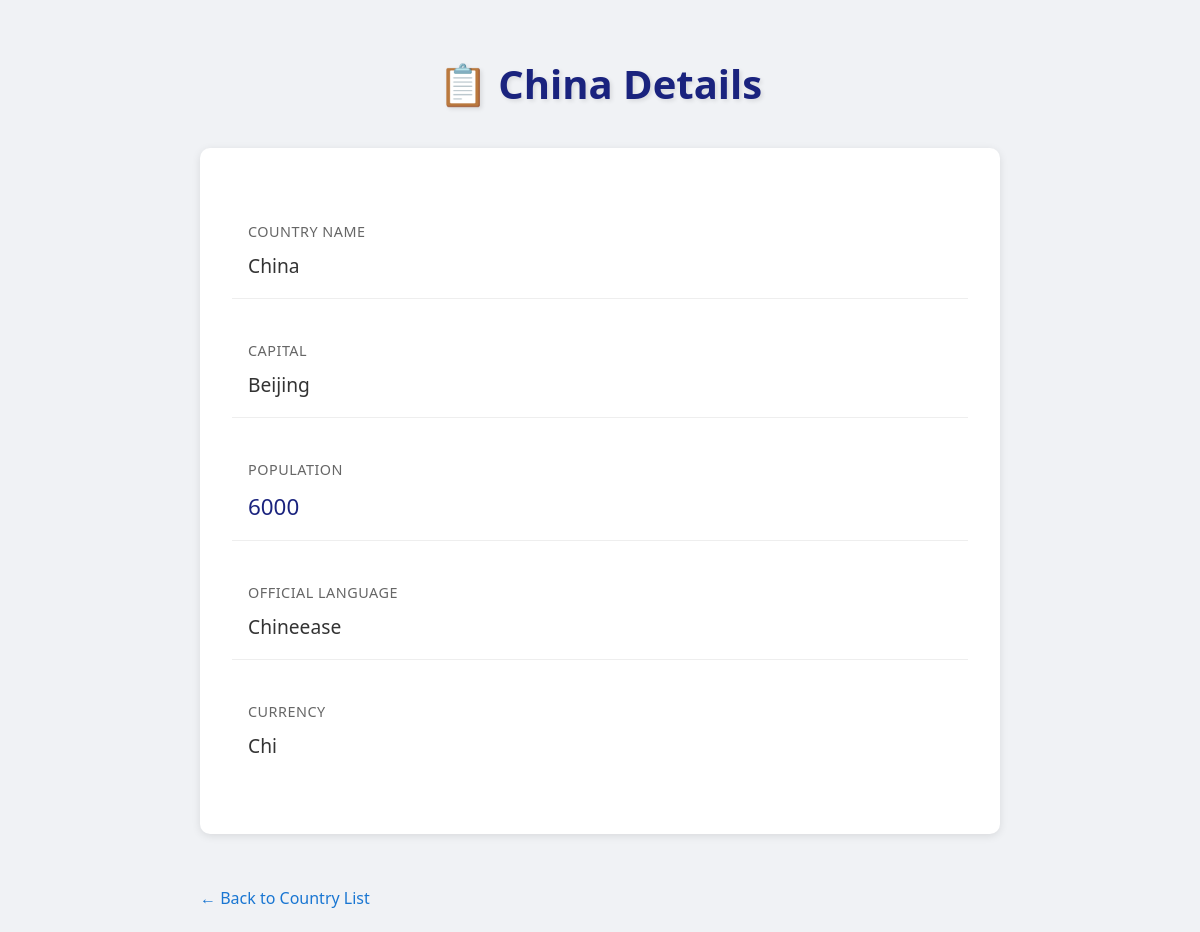
The app's page /China with its own data.
### countrycapitalapp/models.py (models this page shows, shortened)
class Country(models.Model):
    name = models.CharField(max_length=150)
    capital = models.CharField(max_length=150)
    population = models.IntegerField()
    official_language = models.CharField(max_length=50)
    currency = models.CharField(max_length=50)

### countrycapitalapp/views.py (the view)
# urls.py: path('<str:country>', views.detail, name='detail'),
def detail(request, country):
    choosen_country = Country.objects.get(name=country)
    if choosen_country:
        return render(request, 'countrycapitalapp/detail.html', {
            'country': choosen_country.name,
            'capital': choosen_country.capital,
            'currency': choosen_country.currency,
            'population': choosen_country.population,
            'language': choosen_country.official_language,
        })
    else:
        return HttpResponse('<h2>Country not found</h2>')

### countrycapitalapp/templates/countrycapitalapp/detail.html (shortened to what this page needs)
{% extends "countrycapitalapp/base.html" %}
{% load static %}
{% block mystyle %}
<link rel="stylesheet" href="{% static 'countrycapitalapp/css/detail.css' %}">
{% endblock mystyle %}
{% block mybody %}
<div class="container">
    <h1>📋 {{ country|capfirst }} Details</h1>
    <div class="details-card">
        <div class="detail-item">
            <div class="detail-label">Country Name</div>
            <div class="detail-value">{{ country|capfirst }}</div>
        </div>
        <div class="detail-item">
            <div class="detail-label">Capital</div>
            <div class="detail-value">{{ capital|capfirst }}</div>
        </div>
        <div class="detail-item">
            <div class="detail-label">Population</div>
            <div class="detail-value population">{{ population }}</div>
        </div>
        <div class="detail-item">
            <div class="detail-label">Official Language</div>
            <div class="detail-value">{{ language|capfirst }}</div>
        </div>
        <div class="detail-item">
            <div class="detail-label">Currency</div>
            <div class="detail-value">{{ currency|capfirst }}</div>
        </div>
    </div>
    <a href="/" class="back-link">← Back to Country List</a>
</div>
{% endblock mybody %}

### countrycapitalapp/static/countrycapitalapp/css/detail.css (style rules this page uses)
* { margin: 0; padding: 0; box-sizing: border-box; font-family: 'Segoe UI', Tahoma, Geneva, Verdana, sans-serif; }
body { background-color: #f0f2f5; line-height: 1.6; padding: 20px; }
.container { max-width: 800px; margin: 0 auto; }
h1 { text-align: center; color: #1a237e; margin: 2rem 0; font-size: 2.5rem; text-shadow: 2px 2px 4px rgba(0,0,0,0.1); }
.details-card { background: white; border-radius: 10px; padding: 2rem; margin: 20px 0; box-shadow: 0 2px 8px rgba(0,0,0,0.1); }
.detail-item { margin: 1.5rem 0; padding: 1rem; border-bottom: 1px solid #eee; }
.detail-item:last-child { border-bottom: none; }
.detail-label { color: #666; text-transform: uppercase; font-size: 0.9rem; letter-spacing: 0.5px; }
.detail-value { color: #333; font-size: 1.2rem; margin-top: 0.5rem; font-weight: 500; }
.population { color: #1a237e; font-size: 1.4rem; }
.back-link { display: inline-block; margin-top: 2rem; text-decoration: none; color: #1976d2; font-weight: 500; transition: color 0.3s ease; }

### records on screen
Country: name "China", capital "Beijing", official_language "Chineease", currency "Chi"

### other values on screen
{{ population }} "6000"
